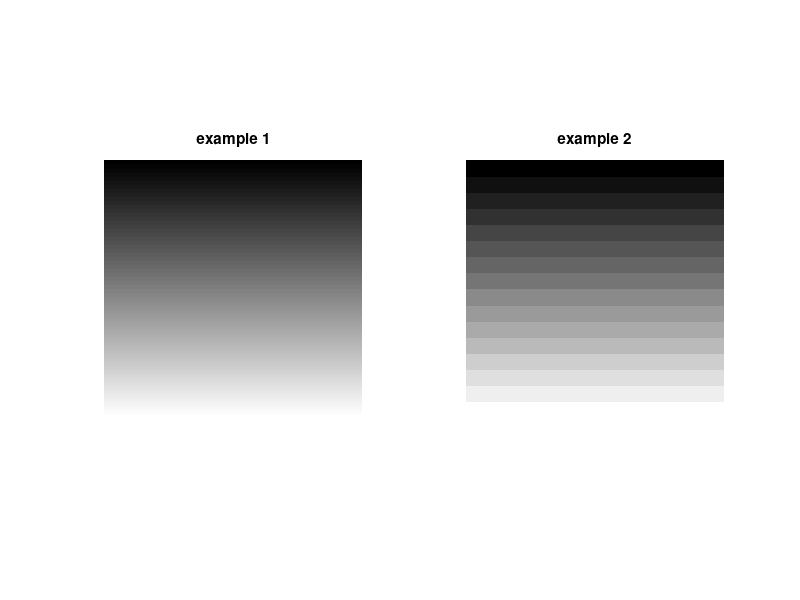

This figure's MATLAB source:
clc;clear;close all;

img=zeros(256*3,'uint8');
for i = 0:255
    img((i*3)+1:(i*3)+3,1:256*3)=i;
end
subplot(1,2,1),imshow(img),title('example 1');

for i = 0:255
    img((i*3)+1:(i*3)+3,1:256*3)=fix(i/16)*17;
end
subplot(1,2,2),imshow(img),title('example 2');